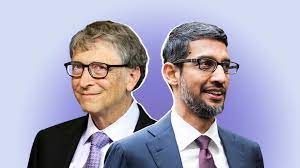
#> input picture sundar_bill.jpg, 300 x 168 px
$ python main.py
#> lines starting #> are read from the running program, lines starting #| are printed output that depends on the picture
import cv2
image=cv2.imread("sundar_bill.jpg")
#> image is the input picture: shape (168, 300, 3); mean B, G, R 186.1, 165.2, 168.7
grey_img=cv2.cvtColor(image, cv2.COLOR_BGR2GRAY)
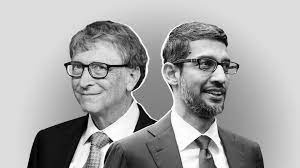
#> grey_img: shape (168, 300); min 0, max 255, mean 168.6
invert=cv2.bitwise_not(grey_img)
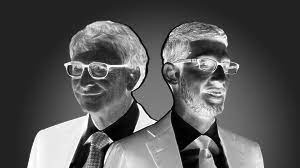
#> invert: shape (168, 300); min 0, max 255, mean 86.4
blur=cv2.GaussianBlur(invert, (21,21), 0)
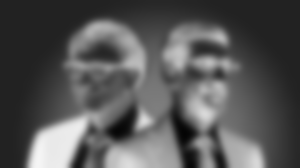
#> blur: shape (168, 300); min 4, max 245, mean 86.4
invertedblur=cv2.bitwise_not(blur)
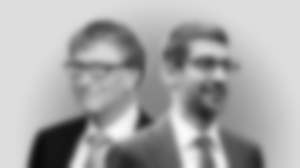
#> invertedblur: shape (168, 300); min 10, max 251, mean 168.6
sketch=cv2.divide(grey_img, invertedblur, scale=250.0)
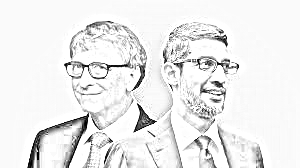
#> sketch: shape (168, 300); min 0, max 255, mean 235.7

cv2.imwrite("sundar_bill1.png", sketch)
